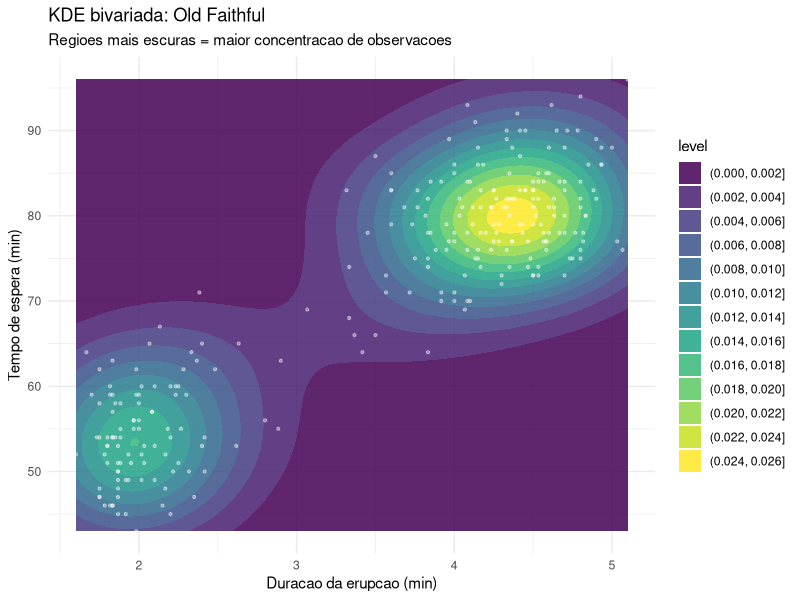
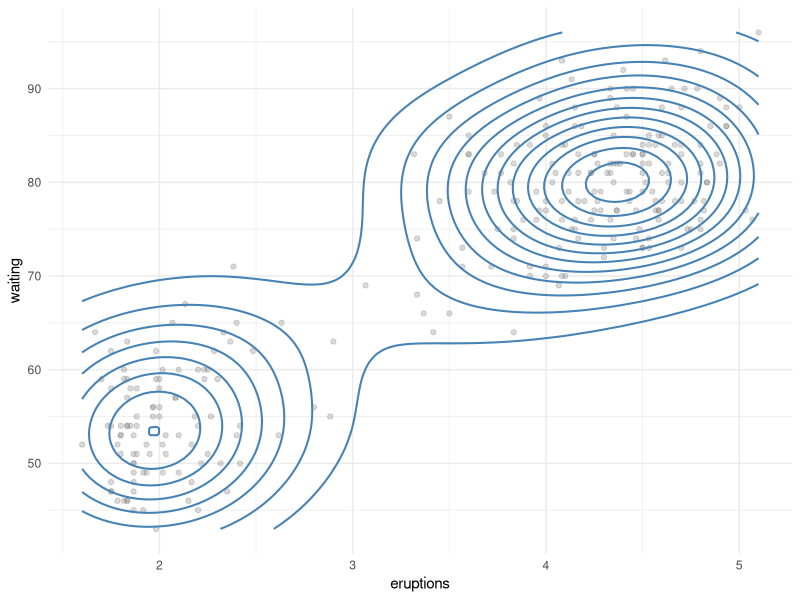
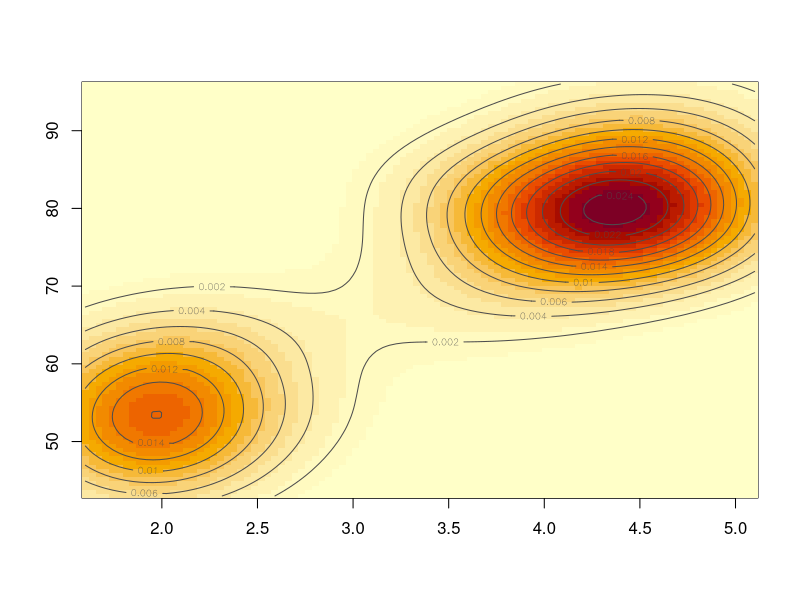

R code for these plots, in order:
library(ggplot2)
library(MASS)

data(faithful)  # geiser Old Faithful: erupcoes e tempo de espera

# Opcao 1: geom_density_2d_filled (contorno preenchido)
ggplot(faithful, aes(x = eruptions, y = waiting)) +
  geom_density_2d_filled(alpha = 0.85) +
  geom_point(size = 0.8, color = "white", alpha = 0.4) +
  labs(title    = "KDE bivariada: Old Faithful",
       subtitle = "Regioes mais escuras = maior concentracao de observacoes",
       x = "Duracao da erupcao (min)",
       y = "Tempo de espera (min)") +
  theme_minimal()

# Opcao 2: geom_density_2d (apenas as linhas de contorno)
ggplot(faithful, aes(x = eruptions, y = waiting)) +
  geom_point(alpha = 0.3, color = "gray50") +
  geom_density_2d(color = "steelblue", linewidth = 0.7) +
  theme_minimal()

# Opcao 3: grade numerica via MASS::kde2d
dens2d <- kde2d(faithful$eruptions, faithful$waiting, n = 100)
image(dens2d, col = hcl.colors(20, "YlOrRd", rev = TRUE))
contour(dens2d, add = TRUE, col = "gray30")
